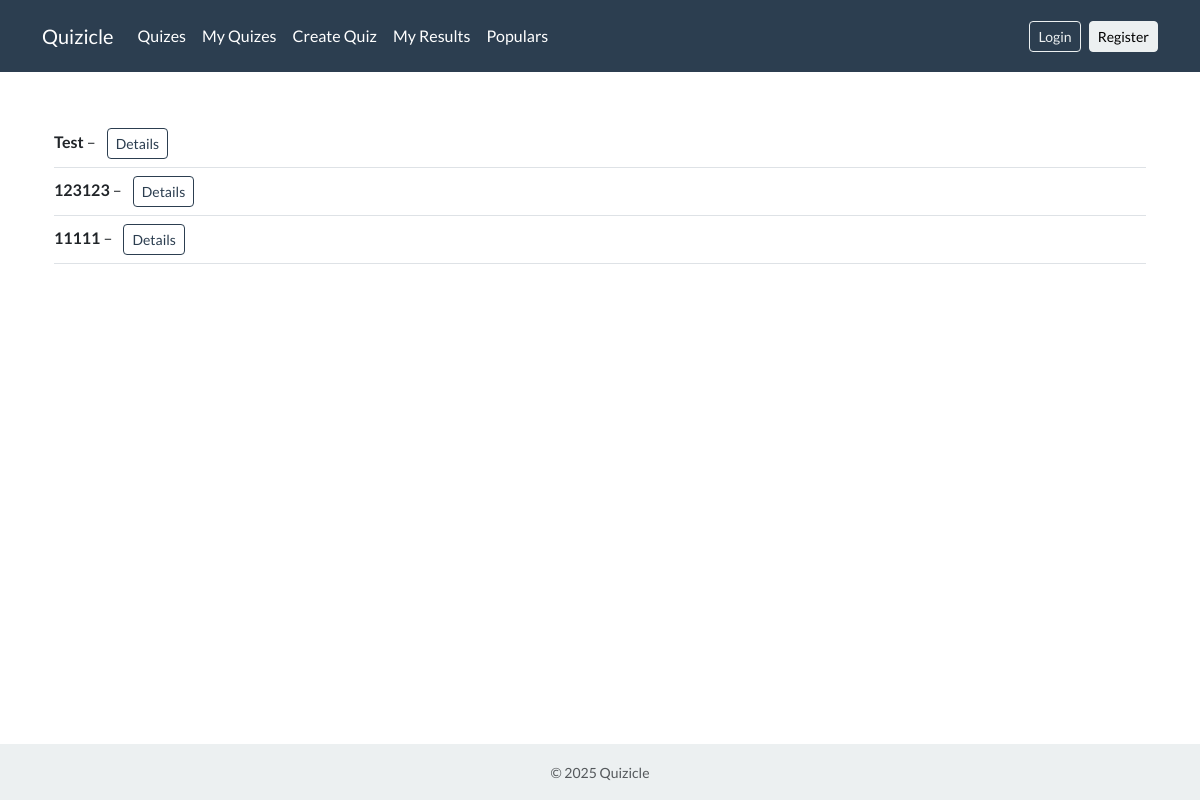
Before: /quizzes/ with the older database file.
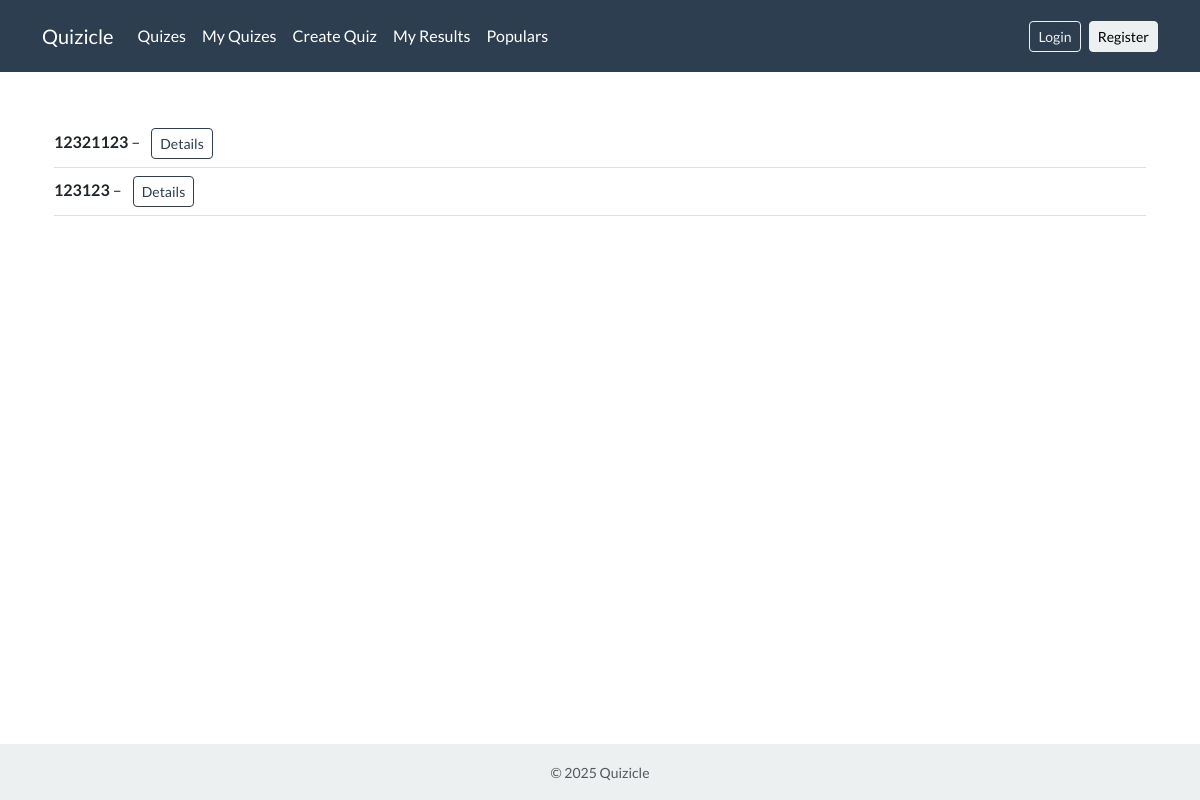
After: the same page with the newer database file.
### projectname/models.py (models this page shows, shortened)
class Quiz(models.Model):
    quiz_name = models.CharField(max_length=150)
    description = models.TextField(default="Complete the quiz—get results")
    quiz_maximum_points = models.IntegerField(default=0, editable=False)  # Auto-calculated
    question_count = models.IntegerField(default=0, editable=False)  # Auto-calculated
    creator = models.ForeignKey(User, on_delete=models.CASCADE, related_name='questions_created')
    class Meta:
        app_label = 'projectname'
        ordering = ['-id']

### projectname/views.py (the view)
# urls.py: path('quizzes/', views.QuizPublicList.as_view(), name='quiz_public_list'),
class QuizPublicList(TemplateView):
    template_name = 'quiz_public_list.html'
    def get_context_data(self, **kwargs):
        context = super().get_context_data(**kwargs)
        context['quizzes'] = Quiz.objects.all()
        return context

### templates/quiz_public_list.html
{% extends "quiz_list.html" %}

### templates/quiz_list.html (shortened to what this page needs)
{% extends 'base.html' %}
{% load i18n %}
{% block content %}
<div class="container mt-4">
    <div id="quiz-list">
        {% for quiz in quizzes %}
            <div class="quiz-item d-flex justify-content-between align-items-center border-bottom py-2">
                <div>
                    <strong>{{ quiz.quiz_name }}</strong> –
                    <a href="{% url 'quiz_details' quiz.id %}" class="btn btn-sm btn-outline-primary ms-2">
                        Details
                    </a>
                </div>
            </div>
        {% endfor %}
    </div>
</div>
{% endblock %}

Changed rows visible on the page:
removed Quiz: quiz_name "Test"
removed Quiz: quiz_name "11111"
added Quiz: quiz_name "12321123"
